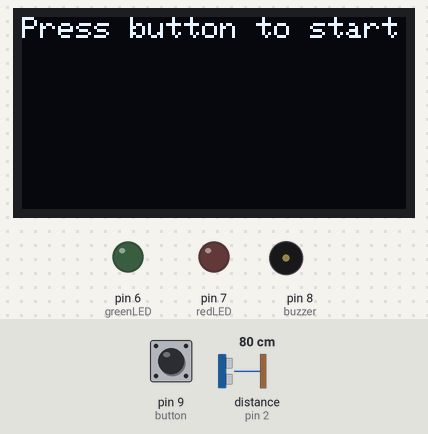
The sketch below on a simulated Arduino Uno, built with avr-gcc and run on an emulated ATmega328P. On the bench: 128×64 one-colour display, output pins drawn as LEDs (lit = HIGH), buzzer (waves = sounding, pin HIGH). Dashed ring = blinking. The inputs (shaded band) are chosen by the test bench; at power-on: pin 9 (button) HIGH, distance to the obstacle (sensor on pin 2) 80 cm. The echo pulse lasts 58.3 µs per cm; pins used as bus, display or sensor lines are not drawn.

Above: at 1.2 s.
1.3 s: pin 9 (button) pulled LOW for 0.15 s
At 2.4 s:
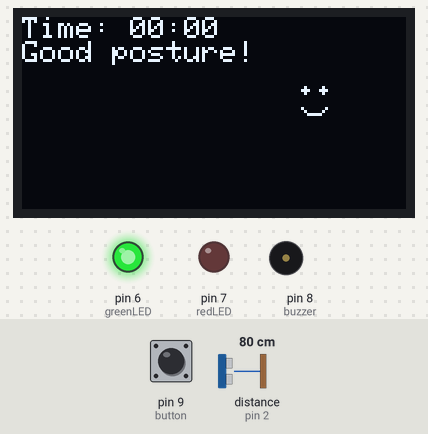
4.4 s: distance to the obstacle (sensor on pin 2) set to 33 cm
6.2 s: distance to the obstacle (sensor on pin 2) set to 28 cm
At 7.6 s:
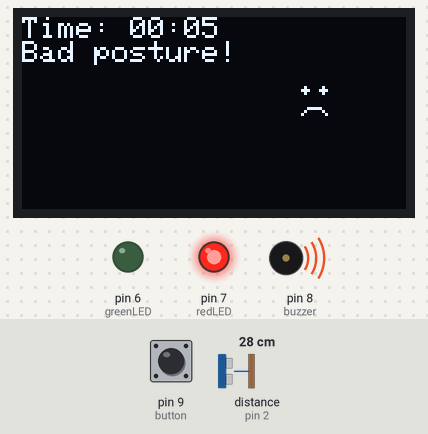
9.2 s: pin 9 (button) pulled LOW for 1 s
At 9.88 s:
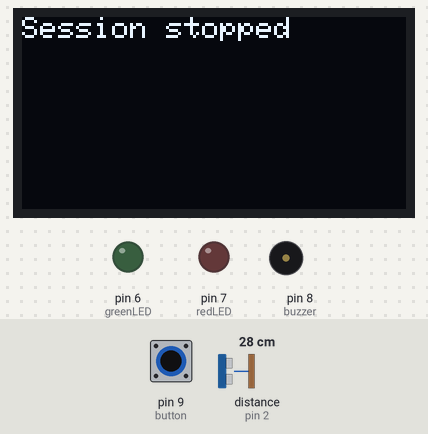
11.7 s: distance to the obstacle (sensor on pin 2) set to 35 cm
At 14.5 s:
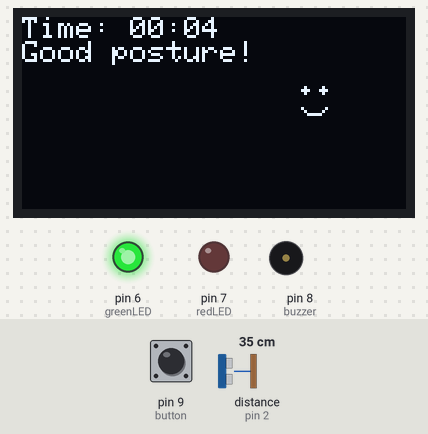
14.7 s: pin 9 (button) driven LOW
At 15.8 s:
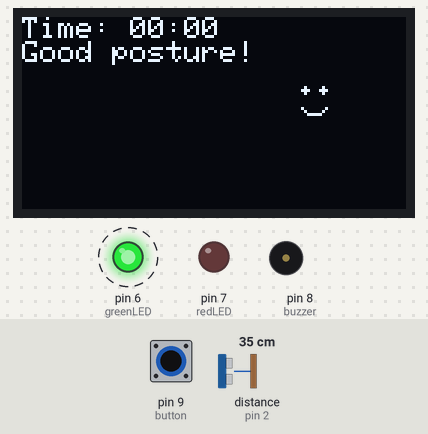
Timing chart, 0 to 18.7 s (numbered marks = the images above; inputs shaded):
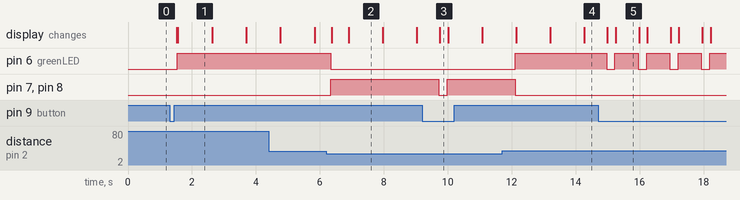

The sketch:

study_buddy.ino
```cpp
#include <Wire.h>
#include <Adafruit_GFX.h>
#include <Adafruit_SSD1306.h>

// OLED setup
#define SCREEN_WIDTH 128
#define SCREEN_HEIGHT 64
Adafruit_SSD1306 oled(SCREEN_WIDTH, SCREEN_HEIGHT, &Wire, -1);

// Pins
const int trigPin = 3;
const int echoPin = 2;
const int greenLED = 6;
const int redLED = 7;
const int buzzer = 8;
const int button = 9;

// Distance threshold
const int BAD_POSTURE_DIST = 30;

long duration;
int distance;

unsigned long startTime = 0;  // session start time
bool sessionStarted = false;

// Function to draw a simple happy face
void drawHappy(int x, int y) {
  // Eyes
  oled.fillCircle(x+4, y+4, 1, SSD1306_WHITE);
  oled.fillCircle(x+10, y+4, 1, SSD1306_WHITE);

  // Smile (approximate with line segments)
  oled.drawLine(x+3, y+10, x+5, y+12, SSD1306_WHITE);
  oled.drawLine(x+5, y+12, x+9, y+12, SSD1306_WHITE);
  oled.drawLine(x+9, y+12, x+11, y+10, SSD1306_WHITE);
}

// Function to draw a simple sad face
void drawSad(int x, int y) {
  // Eyes
  oled.fillCircle(x+4, y+4, 1, SSD1306_WHITE);
  oled.fillCircle(x+10, y+4, 1, SSD1306_WHITE);

  // Frown (approximate with line segments)
  oled.drawLine(x+3, y+12, x+5, y+10, SSD1306_WHITE);
  oled.drawLine(x+5, y+10, x+9, y+10, SSD1306_WHITE);
  oled.drawLine(x+9, y+10, x+11, y+12, SSD1306_WHITE);
}

void setup() {
  pinMode(trigPin, OUTPUT);
  pinMode(echoPin, INPUT);
  pinMode(greenLED, OUTPUT);
  pinMode(redLED, OUTPUT);
  pinMode(buzzer, OUTPUT);
  pinMode(button, INPUT_PULLUP);

  Serial.begin(9600);

  if(!oled.begin(SSD1306_SWITCHCAPVCC, 0x3C)) {
    Serial.println("OLED failed");
    while(1);
  }
  oled.clearDisplay();
  oled.setTextSize(1);
  oled.setTextColor(SSD1306_WHITE);
  oled.setCursor(0,0);
  oled.println("Press button to start");
  oled.display();
}

void loop() {
  // Check button press (simple toggle)
  if(digitalRead(button) == LOW) {
    delay(200); // debounce
    sessionStarted = !sessionStarted;  // toggle session ON/OFF

    oled.clearDisplay();
    oled.setCursor(0,0);

    if(sessionStarted) {
      startTime = millis(); // reset timer on new session
      oled.println("Session started!");
    } else {
      // Turn everything off
      digitalWrite(greenLED, LOW);
      digitalWrite(redLED, LOW);
      digitalWrite(buzzer, LOW);
      oled.println("Session stopped");
    }
    oled.display();
  }

  // Only run posture/timer logic if session is ON
  if(sessionStarted) {
    // Ultrasonic distance measurement
    digitalWrite(trigPin, LOW);
    delayMicroseconds(2);
    digitalWrite(trigPin, HIGH);
    delayMicroseconds(10);
    digitalWrite(trigPin, LOW);

    duration = pulseIn(echoPin, HIGH, 30000);
    distance = duration * 0.034 / 2;

    // Calculate session time
    unsigned long elapsed = millis() - startTime;
    int seconds = (elapsed / 1000) % 60;
    int minutes = (elapsed / 1000) / 60;

    oled.clearDisplay();
    oled.setCursor(0,0);
    oled.print("Time: ");
    if(minutes < 10) oled.print("0");
    oled.print(minutes);
    oled.print(":");
    if(seconds < 10) oled.print("0");
    oled.println(seconds);

    // Posture check
    if(distance < BAD_POSTURE_DIST) {
      digitalWrite(redLED, HIGH);
      digitalWrite(greenLED, LOW);
      digitalWrite(buzzer, HIGH);
      oled.println("Bad posture!");
      drawSad(90,20);
    } else {
      digitalWrite(redLED, LOW);
      digitalWrite(greenLED, HIGH);
      digitalWrite(buzzer, LOW);
      oled.println("Good posture!");
      drawHappy(90,20);
    }

    oled.display();
    delay(500);
  }
}
```

Measured:
- the behaviour switches between 31 and 30 cm on distance to the obstacle (sensor on pin 2) (found by bisection; images 1 and 2)
- after the input at 1.3 s, pin 6 (greenLED): LOW → HIGH after 0.23 s; the display: first changes after 0.23 s (image 1 shows a later state)
- after the input at 6.2 s, pin 6 (greenLED): HIGH → LOW after 0.14 s; pin 7 (redLED), pin 8 (buzzer): LOW → HIGH after 0.14 s; the display: first changes after 0.16 s (image 2 shows a later state)
- after the input at 9.2 s, pin 7 (redLED), pin 8 (buzzer): HIGH → LOW after 0.52 s, → HIGH 0.26 s later; the display: changes after 0.55 s (image 3)
- after the input at 11.7 s, pin 6 (greenLED): LOW → HIGH after 0.41 s; pin 7 (redLED), pin 8 (buzzer): HIGH → LOW after 0.41 s; the display: first changes after 0.44 s (image 4 shows a later state)
- after the input at 14.7 s, pin 6 (greenLED): alternates HIGH for 0.73 s and LOW for 0.26 s, starting after 0.27 s; the display: first changes after 0.29 s (image 5 shows a later state)
- what the display in image 1 shows lasts 1.0 s, from 1.6 s to 2.6 s
